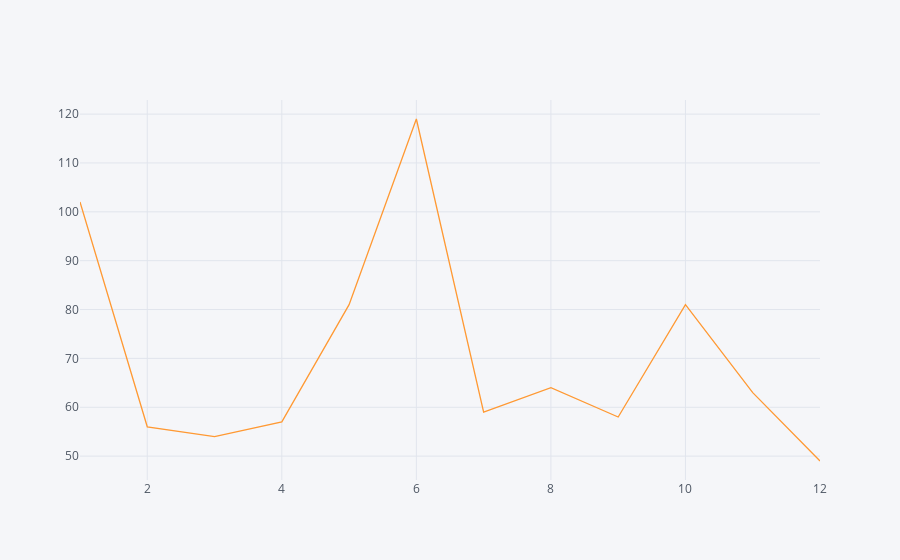

Notebook cell for this chart:
### Markdown cell above
### Insights - Investor are more likely to fund companies during Janurary, June or October
### Start-ups could reach out to investors, or prepare pitchdecks before these months

### Code cell
month_company.iplot(kind = 'line')

### Figure 1 — Plotly figure (JSON) as saved in the notebook; plotly's stock layout.template omitted (floating-point values rounded to 4 significant figures)
{"data": [{"line": {"color": "rgba(255, 153, 51, 1.0)", "dash": "solid", "shape": "linear", "width": 1.3}, "mode": "lines", "name": "investor_name", "text": "", "type": "scatter", "x": ["01", "02", "03", "04", "05", "06", "07", "08", "09", "10", "11", "12"], "y": [102, 56, 54, 57, 81, 119, 59, 64, 58, 81, 63, 49]}], "layout": {"legend": {"bgcolor": "#F5F6F9", "font": {"color": "#4D5663"}}, "paper_bgcolor": "#F5F6F9", "plot_bgcolor": "#F5F6F9", "title": {"font": {"color": "#4D5663"}}, "xaxis": {"gridcolor": "#E1E5ED", "showgrid": true, "tickfont": {"color": "#4D5663"}, "title": {"font": {"color": "#4D5663"}, "text": ""}, "zerolinecolor": "#E1E5ED"}, "yaxis": {"gridcolor": "#E1E5ED", "showgrid": true, "tickfont": {"color": "#4D5663"}, "title": {"font": {"color": "#4D5663"}, "text": ""}, "zerolinecolor": "#E1E5ED"}}}
